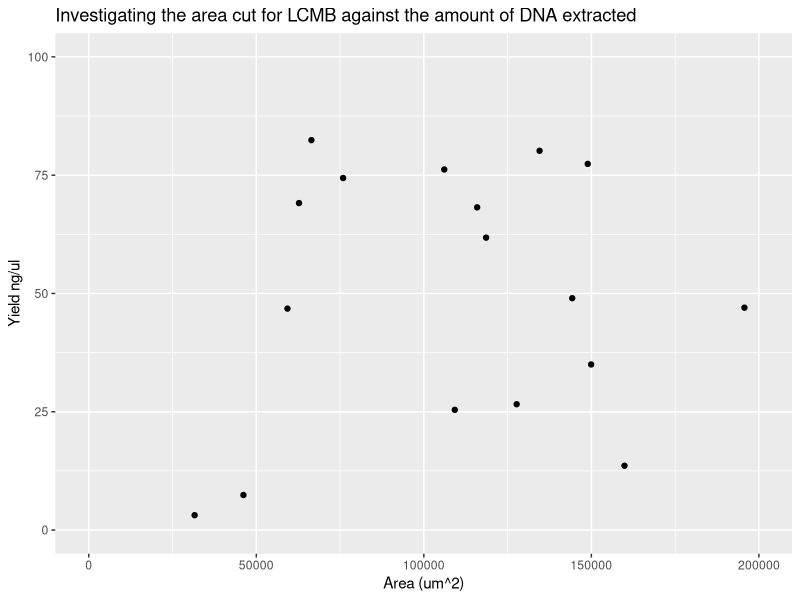

The R script that drew this image:
#Load packages
library(tidyverse)

#Read in the data
lcmb_dataset <- read_csv("data/area_to_dna_lcmb.csv")

#Investigate data
head(lcmb_dataset)

#Plot
ggplot(lcmb_dataset, aes(`Area (um^2)`, `Yield ng/ul`)) +
  geom_point() +
  ggtitle("Investigating the area cut for LCMB against the amount of DNA extracted") +
  xlim(0,200000) +
  ylim(0,100)
